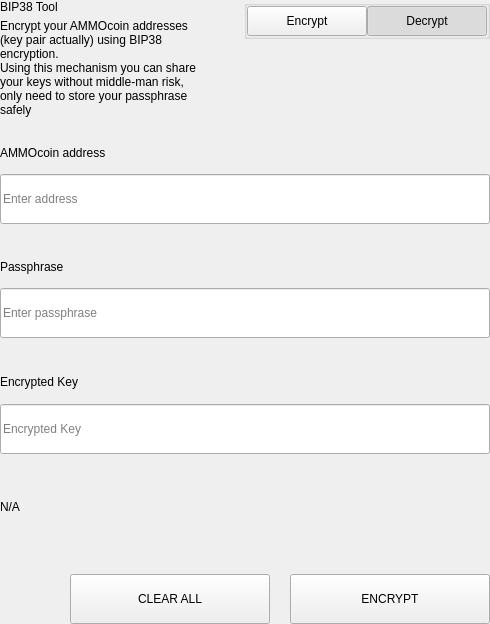
<?xml version="1.0" encoding="UTF-8"?>
<ui version="4.0">
 <class>SettingsBitToolWidget</class>
 <widget class="QWidget" name="SettingsBitToolWidget">
  <property name="geometry">
   <rect>
    <x>0</x>
    <y>0</y>
    <width>490</width>
    <height>624</height>
   </rect>
  </property>
  <property name="windowTitle">
   <string notr="true">N/A</string>
  </property>
  <layout class="QVBoxLayout" name="verticalLayout">
   <property name="spacing">
    <number>0</number>
   </property>
   <property name="leftMargin">
    <number>0</number>
   </property>
   <property name="topMargin">
    <number>0</number>
   </property>
   <property name="rightMargin">
    <number>0</number>
   </property>
   <property name="bottomMargin">
    <number>0</number>
   </property>
   <item>
    <widget class="QWidget" name="left" native="true">
     <layout class="QVBoxLayout" name="verticalLayout_3">
      <property name="leftMargin">
       <number>0</number>
      </property>
      <property name="topMargin">
       <number>0</number>
      </property>
      <property name="rightMargin">
       <number>0</number>
      </property>
      <property name="bottomMargin">
       <number>0</number>
      </property>
      <item>
       <layout class="QVBoxLayout" name="verticalLayout_2">
        <property name="spacing">
         <number>0</number>
        </property>
        <item>
         <layout class="QHBoxLayout" name="horizontalLayout_3" stretch="3,1">
          <property name="spacing">
           <number>40</number>
          </property>
          <item>
           <layout class="QVBoxLayout" name="verticalLayoutTitle">
            <property name="spacing">
             <number>5</number>
            </property>
            <item>
             <widget class="QLabel" name="labelTitle">
              <property name="text">
               <string>BIP38 Tool</string>
              </property>
             </widget>
            </item>
            <item>
             <widget class="QLabel" name="labelSubtitle1">
              <property name="text">
               <string>Encrypt your AMMOcoin addresses (key pair actually) using BIP38 encryption.
Using this mechanism you can share your keys without middle-man risk, only need to store your passphrase safely</string>
              </property>
              <property name="wordWrap">
               <bool>true</bool>
              </property>
             </widget>
            </item>
           </layout>
          </item>
          <item alignment="Qt::AlignTop">
           <widget class="QGroupBox" name="groupBox">
            <property name="title">
             <string/>
            </property>
            <property name="alignment">
             <set>Qt::AlignLeading|Qt::AlignLeft|Qt::AlignTop</set>
            </property>
            <layout class="QHBoxLayout" name="horizontalLayout_4">
             <property name="spacing">
              <number>0</number>
             </property>
             <property name="leftMargin">
              <number>0</number>
             </property>
             <property name="topMargin">
              <number>0</number>
             </property>
             <property name="rightMargin">
              <number>0</number>
             </property>
             <property name="bottomMargin">
              <number>0</number>
             </property>
             <item>
              <spacer name="horizontalSpacer">
               <property name="orientation">
                <enum>Qt::Horizontal</enum>
               </property>
               <property name="sizeHint" stdset="0">
                <size>
                 <width>40</width>
                 <height>20</height>
                </size>
               </property>
              </spacer>
             </item>
             <item>
              <widget class="QPushButton" name="pushLeft">
               <property name="minimumSize">
                <size>
                 <width>120</width>
                 <height>30</height>
                </size>
               </property>
               <property name="maximumSize">
                <size>
                 <width>120</width>
                 <height>30</height>
                </size>
               </property>
               <property name="focusPolicy">
                <enum>Qt::NoFocus</enum>
               </property>
               <property name="text">
                <string>Encrypt</string>
               </property>
               <property name="checkable">
                <bool>true</bool>
               </property>
               <property name="autoExclusive">
                <bool>true</bool>
               </property>
              </widget>
             </item>
             <item>
              <widget class="QPushButton" name="pushRight">
               <property name="minimumSize">
                <size>
                 <width>120</width>
                 <height>30</height>
                </size>
               </property>
               <property name="maximumSize">
                <size>
                 <width>120</width>
                 <height>30</height>
                </size>
               </property>
               <property name="focusPolicy">
                <enum>Qt::NoFocus</enum>
               </property>
               <property name="text">
                <string>Decrypt</string>
               </property>
               <property name="checkable">
                <bool>true</bool>
               </property>
               <property name="checked">
                <bool>true</bool>
               </property>
               <property name="autoExclusive">
                <bool>true</bool>
               </property>
              </widget>
             </item>
            </layout>
           </widget>
          </item>
         </layout>
        </item>
        <item>
         <widget class="QStackedWidget" name="stackedWidget">
          <property name="currentIndex">
           <number>1</number>
          </property>
          <widget class="QWidget" name="pageDecrypt">
           <layout class="QVBoxLayout" name="verticalLayout_5">
            <property name="spacing">
             <number>0</number>
            </property>
            <property name="leftMargin">
             <number>0</number>
            </property>
            <property name="topMargin">
             <number>0</number>
            </property>
            <property name="rightMargin">
             <number>0</number>
            </property>
            <property name="bottomMargin">
             <number>0</number>
            </property>
            <item>
             <widget class="QWidget" name="widget" native="true">
              <property name="minimumSize">
               <size>
                <width>0</width>
                <height>100</height>
               </size>
              </property>
              <layout class="QVBoxLayout" name="verticalLayout_4">
               <property name="spacing">
                <number>0</number>
               </property>
               <property name="leftMargin">
                <number>0</number>
               </property>
               <property name="topMargin">
                <number>0</number>
               </property>
               <property name="rightMargin">
                <number>0</number>
               </property>
               <property name="bottomMargin">
                <number>0</number>
               </property>
               <item>
                <spacer name="verticalSpacer_2">
                 <property name="orientation">
                  <enum>Qt::Vertical</enum>
                 </property>
                 <property name="sizeType">
                  <enum>QSizePolicy::Fixed</enum>
                 </property>
                 <property name="sizeHint" stdset="0">
                  <size>
                   <width>20</width>
                   <height>20</height>
                  </size>
                 </property>
                </spacer>
               </item>
               <item>
                <layout class="QHBoxLayout" name="horizontalLayout_6" stretch="2">
                 <property name="spacing">
                  <number>0</number>
                 </property>
                 <item>
                  <layout class="QVBoxLayout" name="verticalLayout_7">
                   <property name="spacing">
                    <number>9</number>
                   </property>
                   <item>
                    <widget class="QLabel" name="labelSubtitleKey">
                     <property name="minimumSize">
                      <size>
                       <width>0</width>
                       <height>20</height>
                      </size>
                     </property>
                     <property name="maximumSize">
                      <size>
                       <width>16777215</width>
                       <height>20</height>
                      </size>
                     </property>
                     <property name="text">
                      <string>Encrypted key</string>
                     </property>
                    </widget>
                   </item>
                   <item>
                    <widget class="QLineEdit" name="lineEditKey">
                     <property name="minimumSize">
                      <size>
                       <width>0</width>
                       <height>50</height>
                      </size>
                     </property>
                     <property name="maximumSize">
                      <size>
                       <width>16777215</width>
                       <height>50</height>
                      </size>
                     </property>
                     <property name="placeholderText">
                      <string>Enter a encrypted key</string>
                     </property>
                    </widget>
                   </item>
                  </layout>
                 </item>
                </layout>
               </item>
               <item>
                <spacer name="verticalSpacer_3">
                 <property name="orientation">
                  <enum>Qt::Vertical</enum>
                 </property>
                 <property name="sizeType">
                  <enum>QSizePolicy::Fixed</enum>
                 </property>
                 <property name="sizeHint" stdset="0">
                  <size>
                   <width>20</width>
                   <height>20</height>
                  </size>
                 </property>
                </spacer>
               </item>
               <item>
                <layout class="QVBoxLayout" name="verticalLayout_9">
                 <property name="spacing">
                  <number>9</number>
                 </property>
                 <item>
                  <widget class="QLabel" name="labelSubtitlePassphrase">
                   <property name="maximumSize">
                    <size>
                     <width>16777215</width>
                     <height>20</height>
                    </size>
                   </property>
                   <property name="text">
                    <string>Passphrase</string>
                   </property>
                  </widget>
                 </item>
                 <item>
                  <widget class="QLineEdit" name="lineEditPassphrase">
                   <property name="minimumSize">
                    <size>
                     <width>0</width>
                     <height>50</height>
                    </size>
                   </property>
                   <property name="maximumSize">
                    <size>
                     <width>16777215</width>
                     <height>50</height>
                    </size>
                   </property>
                   <property name="placeholderText">
                    <string>Enter a passphrase</string>
                   </property>
                  </widget>
                 </item>
                </layout>
               </item>
               <item>
                <spacer name="verticalSpacer_4">
                 <property name="orientation">
                  <enum>Qt::Vertical</enum>
                 </property>
                 <property name="sizeType">
                  <enum>QSizePolicy::Fixed</enum>
                 </property>
                 <property name="sizeHint" stdset="0">
                  <size>
                   <width>20</width>
                   <height>20</height>
                  </size>
                 </property>
                </spacer>
               </item>
               <item>
                <widget class="QWidget" name="widget_3" native="true">
                 <property name="sizePolicy">
                  <sizepolicy hsizetype="Preferred" vsizetype="Fixed">
                   <horstretch>0</horstretch>
                   <verstretch>0</verstretch>
                  </sizepolicy>
                 </property>
                 <layout class="QVBoxLayout" name="verticalLayout_10">
                  <property name="spacing">
                   <number>9</number>
                  </property>
                  <property name="leftMargin">
                   <number>0</number>
                  </property>
                  <property name="topMargin">
                   <number>0</number>
                  </property>
                  <property name="rightMargin">
                   <number>0</number>
                  </property>
                  <property name="bottomMargin">
                   <number>0</number>
                  </property>
                  <item>
                   <widget class="QLabel" name="labelSubtitleDecryptResult">
                    <property name="minimumSize">
                     <size>
                      <width>0</width>
                      <height>20</height>
                     </size>
                    </property>
                    <property name="maximumSize">
                     <size>
                      <width>16777215</width>
                      <height>20</height>
                     </size>
                    </property>
                    <property name="text">
                     <string>Decrypted address result</string>
                    </property>
                   </widget>
                  </item>
                  <item>
                   <widget class="QWidget" name="widget_4" native="true">
                    <layout class="QHBoxLayout" name="horizontalLayout" stretch="6,0,1">
                     <property name="spacing">
                      <number>0</number>
                     </property>
                     <property name="leftMargin">
                      <number>0</number>
                     </property>
                     <property name="topMargin">
                      <number>0</number>
                     </property>
                     <property name="rightMargin">
                      <number>0</number>
                     </property>
                     <property name="bottomMargin">
                      <number>0</number>
                     </property>
                     <item alignment="Qt::AlignVCenter">
                      <widget class="QLineEdit" name="lineEditDecryptResult">
                       <property name="minimumSize">
                        <size>
                         <width>0</width>
                         <height>50</height>
                        </size>
                       </property>
                       <property name="maximumSize">
                        <size>
                         <width>16777215</width>
                         <height>50</height>
                        </size>
                       </property>
                       <property name="placeholderText">
                        <string>Decrypted Address</string>
                       </property>
                      </widget>
                     </item>
                     <item>
                      <spacer name="horizontalSpacer_4">
                       <property name="orientation">
                        <enum>Qt::Horizontal</enum>
                       </property>
                       <property name="sizeType">
                        <enum>QSizePolicy::Fixed</enum>
                       </property>
                       <property name="sizeHint" stdset="0">
                        <size>
                         <width>20</width>
                         <height>50</height>
                        </size>
                       </property>
                      </spacer>
                     </item>
                     <item>
                      <widget class="QPushButton" name="pushButtonImport">
                       <property name="minimumSize">
                        <size>
                         <width>140</width>
                         <height>40</height>
                        </size>
                       </property>
                       <property name="text">
                        <string>Import Address</string>
                       </property>
                      </widget>
                     </item>
                    </layout>
                   </widget>
                  </item>
                 </layout>
                </widget>
               </item>
               <item>
                <widget class="QLabel" name="statusLabel_DEC">
                 <property name="maximumSize">
                  <size>
                   <width>16777215</width>
                   <height>40</height>
                  </size>
                 </property>
                 <property name="text">
                  <string/>
                 </property>
                </widget>
               </item>
               <item>
                <spacer name="verticalSpacer">
                 <property name="orientation">
                  <enum>Qt::Vertical</enum>
                 </property>
                 <property name="sizeType">
                  <enum>QSizePolicy::Preferred</enum>
                 </property>
                 <property name="sizeHint" stdset="0">
                  <size>
                   <width>20</width>
                   <height>20</height>
                  </size>
                 </property>
                </spacer>
               </item>
               <item>
                <layout class="QHBoxLayout" name="horizontalLayout_7">
                 <property name="spacing">
                  <number>0</number>
                 </property>
                 <item>
                  <spacer name="horizontalSpacer_5">
                   <property name="orientation">
                    <enum>Qt::Horizontal</enum>
                   </property>
                   <property name="sizeType">
                    <enum>QSizePolicy::Expanding</enum>
                   </property>
                   <property name="sizeHint" stdset="0">
                    <size>
                     <width>40</width>
                     <height>20</height>
                    </size>
                   </property>
                  </spacer>
                 </item>
                 <item>
                  <widget class="QPushButton" name="pushButtonDecryptClear">
                   <property name="minimumSize">
                    <size>
                     <width>200</width>
                     <height>50</height>
                    </size>
                   </property>
                   <property name="maximumSize">
                    <size>
                     <width>200</width>
                     <height>50</height>
                    </size>
                   </property>
                   <property name="text">
                    <string>CLEAR</string>
                   </property>
                  </widget>
                 </item>
                 <item>
                  <spacer name="horizontalSpacer_3">
                   <property name="orientation">
                    <enum>Qt::Horizontal</enum>
                   </property>
                   <property name="sizeType">
                    <enum>QSizePolicy::Fixed</enum>
                   </property>
                   <property name="sizeHint" stdset="0">
                    <size>
                     <width>20</width>
                     <height>20</height>
                    </size>
                   </property>
                  </spacer>
                 </item>
                 <item>
                  <widget class="QPushButton" name="pushButtonDecrypt">
                   <property name="minimumSize">
                    <size>
                     <width>200</width>
                     <height>50</height>
                    </size>
                   </property>
                   <property name="maximumSize">
                    <size>
                     <width>200</width>
                     <height>50</height>
                    </size>
                   </property>
                   <property name="text">
                    <string>DECRYPT KEY</string>
                   </property>
                  </widget>
                 </item>
                </layout>
               </item>
              </layout>
             </widget>
            </item>
           </layout>
          </widget>
          <widget class="QWidget" name="pageEncrypt">
           <layout class="QVBoxLayout" name="verticalLayout_11">
            <property name="spacing">
             <number>0</number>
            </property>
            <property name="leftMargin">
             <number>0</number>
            </property>
            <property name="topMargin">
             <number>0</number>
            </property>
            <property name="rightMargin">
             <number>0</number>
            </property>
            <property name="bottomMargin">
             <number>0</number>
            </property>
            <item>
             <spacer name="verticalSpacer_8">
              <property name="orientation">
               <enum>Qt::Vertical</enum>
              </property>
              <property name="sizeType">
               <enum>QSizePolicy::Fixed</enum>
              </property>
              <property name="sizeHint" stdset="0">
               <size>
                <width>20</width>
                <height>20</height>
               </size>
              </property>
             </spacer>
            </item>
            <item>
             <widget class="QWidget" name="containerAddressEnc" native="true">
              <layout class="QVBoxLayout" name="containerAddressEncLayout">
               <property name="spacing">
                <number>5</number>
               </property>
               <property name="leftMargin">
                <number>0</number>
               </property>
               <property name="topMargin">
                <number>0</number>
               </property>
               <property name="rightMargin">
                <number>0</number>
               </property>
               <property name="bottomMargin">
                <number>0</number>
               </property>
               <item>
                <widget class="QLabel" name="labelSubtitleAddress">
                 <property name="minimumSize">
                  <size>
                   <width>0</width>
                   <height>20</height>
                  </size>
                 </property>
                 <property name="maximumSize">
                  <size>
                   <width>16777215</width>
                   <height>20</height>
                  </size>
                 </property>
                 <property name="text">
                  <string>AMMOcoin address</string>
                 </property>
                </widget>
               </item>
               <item>
                <widget class="QLineEdit" name="addressIn_ENC">
                 <property name="minimumSize">
                  <size>
                   <width>0</width>
                   <height>50</height>
                  </size>
                 </property>
                 <property name="placeholderText">
                  <string>Enter address</string>
                 </property>
                </widget>
               </item>
              </layout>
             </widget>
            </item>
            <item>
             <spacer name="verticalSpacer_6">
              <property name="orientation">
               <enum>Qt::Vertical</enum>
              </property>
              <property name="sizeType">
               <enum>QSizePolicy::Fixed</enum>
              </property>
              <property name="sizeHint" stdset="0">
               <size>
                <width>20</width>
                <height>20</height>
               </size>
              </property>
             </spacer>
            </item>
            <item>
             <widget class="QWidget" name="containerAddress" native="true">
              <layout class="QHBoxLayout" name="horizontalLayout_9" stretch="2">
               <property name="spacing">
                <number>0</number>
               </property>
               <property name="leftMargin">
                <number>0</number>
               </property>
               <property name="topMargin">
                <number>0</number>
               </property>
               <property name="rightMargin">
                <number>0</number>
               </property>
               <property name="bottomMargin">
                <number>0</number>
               </property>
               <item>
                <layout class="QVBoxLayout" name="verticalLayout_8">
                 <property name="spacing">
                  <number>5</number>
                 </property>
                 <item>
                  <widget class="QLabel" name="labelSubtitleMessage">
                   <property name="minimumSize">
                    <size>
                     <width>0</width>
                     <height>20</height>
                    </size>
                   </property>
                   <property name="maximumSize">
                    <size>
                     <width>16777215</width>
                     <height>20</height>
                    </size>
                   </property>
                   <property name="text">
                    <string>Passphrase</string>
                   </property>
                  </widget>
                 </item>
                 <item>
                  <widget class="QLineEdit" name="passphraseIn_ENC">
                   <property name="minimumSize">
                    <size>
                     <width>0</width>
                     <height>50</height>
                    </size>
                   </property>
                   <property name="maximumSize">
                    <size>
                     <width>16777215</width>
                     <height>50</height>
                    </size>
                   </property>
                   <property name="placeholderText">
                    <string>Enter passphrase</string>
                   </property>
                  </widget>
                 </item>
                </layout>
               </item>
              </layout>
             </widget>
            </item>
            <item>
             <spacer name="verticalSpacer_7">
              <property name="orientation">
               <enum>Qt::Vertical</enum>
              </property>
              <property name="sizeType">
               <enum>QSizePolicy::Fixed</enum>
              </property>
              <property name="sizeHint" stdset="0">
               <size>
                <width>20</width>
                <height>20</height>
               </size>
              </property>
             </spacer>
            </item>
            <item>
             <widget class="QWidget" name="widget_2" native="true">
              <property name="minimumSize">
               <size>
                <width>0</width>
                <height>75</height>
               </size>
              </property>
              <property name="maximumSize">
               <size>
                <width>16777215</width>
                <height>16777215</height>
               </size>
              </property>
              <layout class="QVBoxLayout" name="verticalLayout_6">
               <property name="leftMargin">
                <number>0</number>
               </property>
               <property name="topMargin">
                <number>0</number>
               </property>
               <property name="rightMargin">
                <number>0</number>
               </property>
               <property name="bottomMargin">
                <number>0</number>
               </property>
               <item>
                <widget class="QLabel" name="labelSubtitleEncryptedKey">
                 <property name="minimumSize">
                  <size>
                   <width>0</width>
                   <height>20</height>
                  </size>
                 </property>
                 <property name="maximumSize">
                  <size>
                   <width>16777215</width>
                   <height>20</height>
                  </size>
                 </property>
                 <property name="text">
                  <string>Encrypted Key</string>
                 </property>
                </widget>
               </item>
               <item>
                <widget class="QLineEdit" name="encryptedKeyOut_ENC">
                 <property name="minimumSize">
                  <size>
                   <width>0</width>
                   <height>50</height>
                  </size>
                 </property>
                 <property name="placeholderText">
                  <string>Encrypted Key</string>
                 </property>
                </widget>
               </item>
              </layout>
             </widget>
            </item>
            <item>
             <widget class="QLabel" name="statusLabel_ENC">
              <property name="text">
               <string notr="true">N/A</string>
              </property>
             </widget>
            </item>
            <item>
             <spacer name="verticalSpacer_5">
              <property name="orientation">
               <enum>Qt::Vertical</enum>
              </property>
              <property name="sizeType">
               <enum>QSizePolicy::Fixed</enum>
              </property>
              <property name="sizeHint" stdset="0">
               <size>
                <width>20</width>
                <height>20</height>
               </size>
              </property>
             </spacer>
            </item>
            <item>
             <layout class="QHBoxLayout" name="horizontalLayout_8">
              <property name="spacing">
               <number>0</number>
              </property>
              <item>
               <spacer name="horizontalSpacer_6">
                <property name="orientation">
                 <enum>Qt::Horizontal</enum>
                </property>
                <property name="sizeType">
                 <enum>QSizePolicy::Expanding</enum>
                </property>
                <property name="sizeHint" stdset="0">
                 <size>
                  <width>40</width>
                  <height>20</height>
                 </size>
                </property>
               </spacer>
              </item>
              <item>
               <widget class="QPushButton" name="pushButtonClear">
                <property name="minimumSize">
                 <size>
                  <width>200</width>
                  <height>50</height>
                 </size>
                </property>
                <property name="focusPolicy">
                 <enum>Qt::NoFocus</enum>
                </property>
                <property name="text">
                 <string>CLEAR ALL</string>
                </property>
               </widget>
              </item>
              <item>
               <spacer name="horizontalSpacer_2">
                <property name="orientation">
                 <enum>Qt::Horizontal</enum>
                </property>
                <property name="sizeType">
                 <enum>QSizePolicy::Fixed</enum>
                </property>
                <property name="sizeHint" stdset="0">
                 <size>
                  <width>20</width>
                  <height>20</height>
                 </size>
                </property>
               </spacer>
              </item>
              <item>
               <widget class="QPushButton" name="pushButtonEncrypt">
                <property name="minimumSize">
                 <size>
                  <width>200</width>
                  <height>50</height>
                 </size>
                </property>
                <property name="maximumSize">
                 <size>
                  <width>200</width>
                  <height>50</height>
                 </size>
                </property>
                <property name="focusPolicy">
                 <enum>Qt::NoFocus</enum>
                </property>
                <property name="text">
                 <string>ENCRYPT</string>
                </property>
               </widget>
              </item>
             </layout>
            </item>
           </layout>
          </widget>
         </widget>
        </item>
       </layout>
      </item>
     </layout>
    </widget>
   </item>
  </layout>
 </widget>
 <resources/>
 <connections/>
</ui>
